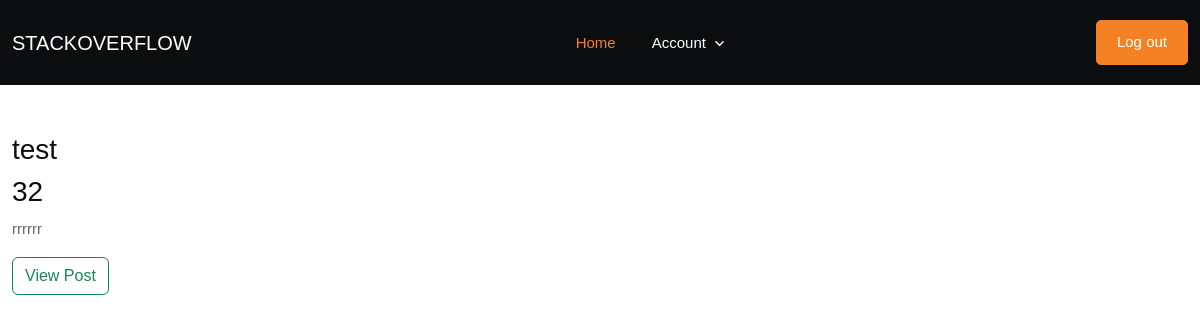
/allpost (signed in), run on an earlier commit of the app's database.
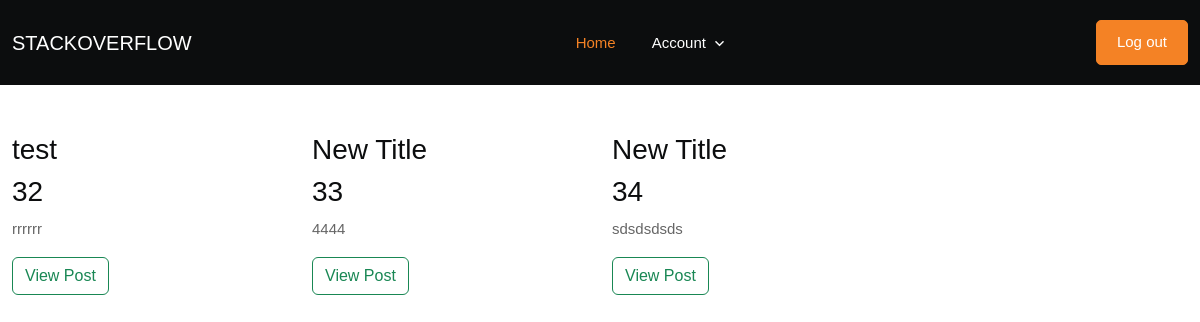
And on a later commit of the database.
### client/models.py (models this page shows, shortened)
class AddpostModel(models.Model):
    post_title=models.CharField(max_length=100)
    post_content=models.TextField()
    user_role=models.CharField(max_length=100)
    tags=models.CharField(max_length=100 , null=True)
    bidamount=models.CharField(max_length=100 , null=True)
    user_id=models.CharField(max_length=100 , null=True)
    class Meta:
        verbose_name_plural = 'Client Post'
        ordering = ('-post_title', )

### client/views.py (the view)
# urls.py: path('allpost', views.allpost, name= 'allpost'),
def allpost(request):
     if request.user.is_authenticated and request.user.role == "Client":
       Allposts=AddpostModel.objects.filter(user_id=request.user.id).values()
       return render(request, 'viewpost.html' , {'Allposts' : Allposts})

### templates/viewpost.html
{% extends 'base.html' %}
{% block content %}
 <div class="container mt-5 allpost-client">
   <div class="row">
      {% for post in Allposts %}
     <div class="col-md-3 mb-5 ">
            <h3>{{post.post_title}}</h3>
            <h3>{{post.id}}</h3>
              <p>{{post.post_content | truncatechars:90 }}</p>
              <a href="#" class="btn btn-outline-success"> View Post</a>
     </div>
      {% endfor %}
   </div>
      </div>
{% endblock %}

### templates/base.html (shortened to what this page needs)
{% load static %}
<!doctype html>
<html lang="en">
  <head>
    <link rel="stylesheet" href="{% static 'assets/css/bootstrap.min.css' %}">
    <link rel="stylesheet" href="{% static 'assets/css/owl.theme.default.min.css' %}">
    <link rel="stylesheet" href="{% static 'assets/css/owl.carousel.min.css' %}">
    <link rel="stylesheet" href="{% static 'assets/css/flaticon.css' %}">
    <link rel="stylesheet" href="{% static 'assets/css/remixicon.css' %}">
    <link rel="stylesheet" href="{% static 'assets/css/meanmenu.min.css' %}">
    <link rel="stylesheet" href="{% static 'assets/css/animate.min.css' %}">
    <link rel="stylesheet" href="{% static 'assets/css/metismenu.min.css' %}">
    <link rel="stylesheet" href="{% static 'assets/css/font-awesome.min.css' %}">
    <link rel="stylesheet" href="{% static 'assets/css/editor.css' %}">
    <link rel="stylesheet" href="{% static 'assets/css/style.css' %}">
    <link rel="stylesheet" href="{% static 'assets/css/responsive.css' %}">
    <link rel="stylesheet" type="text/css" href="{% static '/style.css' %}">
  </head>
  <body>
   <header class="header">
     <div class="navbar-area">
      <div class="desktop-nav">
        <div class="container">
          <nav class="navbar navbar-expand-md navbar-light">
            <a class="navbar-brand" href="/">
              StackoverFlow
            </a>
            <div class="collapse navbar-collapse mean-menu" id="navbarSupportedContent" style="display: block;">
              <ul class="navbar-nav m-auto">
                <li class="nav-item">
                  <a href="/" class="nav-link active">
                    Home
                  </a>
                </li>
                {% if user.is_authenticated %}
                <li class="nav-item">
                  <a href="#" class="nav-link dropdown-toggle">
                    Account
                  </a>
                </li>
                 {% endif %}
              </ul>
              <div class="others-options">
                <ul>
                  <li>
                  {% if user.is_authenticated %}
                    <a href="{% url 'logout' %}" class="active">
                      Log out
                    </a>
                     {% else %}
                     <a href="{% url 'login' %}" class="active">
                      Log in
                    </a>
                  {% endif %}
                  </li>
                </ul>
              </div>
            </div>
          </nav>
        </div>
      </div>
    </div>
    </header>
{%  block  content%}{%  endblock%}
  </body>
</html>

### static/assets/css/responsive.css (style rules this page uses)
@media only screen and (min-width: 1200px) and (max-width: 1399px) { .container { max-width: 1320px; } }

### static/style.css (style rules this page uses)
body { font-family: 'DM Sans', sans-serif; }
a.navbar-brand { color: white !important; text-transform: uppercase; }

What changed in the data, as far as the page shows it:
added AddpostModel: post_title "New Title", id "33", post_content "4444"
added AddpostModel: post_title "New Title", id "34", post_content "sdsdsdsds"
